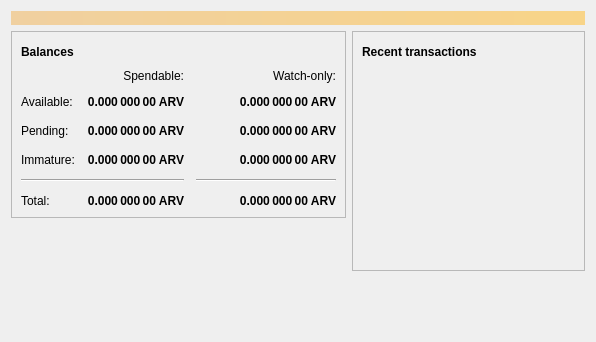
<?xml version="1.0" encoding="UTF-8"?>
<ui version="4.0">
 <class>OverviewPage</class>
 <widget class="QWidget" name="OverviewPage">
  <property name="geometry">
   <rect>
    <x>0</x>
    <y>0</y>
    <width>596</width>
    <height>342</height>
   </rect>
  </property>
  <property name="windowTitle">
   <string>Form</string>
  </property>
  <layout class="QVBoxLayout" name="topLayout">
   <item>
    <widget class="QLabel" name="labelAlerts">
     <property name="visible">
      <bool>false</bool>
     </property>
     <property name="styleSheet">
      <string notr="true">QLabel { background-color: qlineargradient(x1: 0, y1: 0, x2: 1, y2: 0, stop:0 #F0D0A0, stop:1 #F8D488); color:#000000; }</string>
     </property>
     <property name="wordWrap">
      <bool>true</bool>
     </property>
     <property name="margin">
      <number>3</number>
     </property>
     <property name="textInteractionFlags">
      <set>Qt::TextSelectableByMouse</set>
     </property>
    </widget>
   </item>
   <item>
    <layout class="QHBoxLayout" name="horizontalLayout" stretch="1,1">
     <item>
      <layout class="QVBoxLayout" name="verticalLayout_2">
       <item>
        <widget class="QFrame" name="frame">
         <property name="frameShape">
          <enum>QFrame::StyledPanel</enum>
         </property>
         <property name="frameShadow">
          <enum>QFrame::Raised</enum>
         </property>
         <layout class="QVBoxLayout" name="verticalLayout_4">
          <item>
           <layout class="QHBoxLayout" name="horizontalLayout_4">
            <item>
             <widget class="QLabel" name="label_5">
              <property name="font">
               <font>
                <weight>75</weight>
                <bold>true</bold>
               </font>
              </property>
              <property name="text">
               <string>Balances</string>
              </property>
             </widget>
            </item>
            <item>
             <widget class="QPushButton" name="labelWalletStatus">
              <property name="enabled">
               <bool>true</bool>
              </property>
              <property name="maximumSize">
               <size>
                <width>30</width>
                <height>16777215</height>
               </size>
              </property>
              <property name="toolTip">
               <string>The displayed information may be out of date. Your wallet automatically synchronizes with the Arvcoin network after a connection is established, but this process has not completed yet.</string>
              </property>
              <property name="text">
               <string/>
              </property>
              <property name="icon">
               <iconset resource="../bitcoin.qrc">
                <normaloff>:/icons/warning</normaloff>
                <disabledoff>:/icons/warning</disabledoff>:/icons/warning</iconset>
              </property>
              <property name="iconSize">
               <size>
                <width>24</width>
                <height>24</height>
               </size>
              </property>
              <property name="flat">
               <bool>true</bool>
              </property>
             </widget>
            </item>
            <item>
             <spacer name="horizontalSpacer_3">
              <property name="orientation">
               <enum>Qt::Horizontal</enum>
              </property>
              <property name="sizeHint" stdset="0">
               <size>
                <width>40</width>
                <height>20</height>
               </size>
              </property>
             </spacer>
            </item>
           </layout>
          </item>
          <item>
           <layout class="QGridLayout" name="gridLayout">
            <property name="spacing">
             <number>12</number>
            </property>
            <item row="2" column="2">
             <widget class="QLabel" name="labelWatchPending">
              <property name="font">
               <font>
                <weight>75</weight>
                <bold>true</bold>
               </font>
              </property>
              <property name="cursor">
               <cursorShape>IBeamCursor</cursorShape>
              </property>
              <property name="toolTip">
               <string>Unconfirmed transactions to watch-only addresses</string>
              </property>
              <property name="text">
               <string notr="true">0.000 000 00 ARV</string>
              </property>
              <property name="alignment">
               <set>Qt::AlignRight|Qt::AlignTrailing|Qt::AlignVCenter</set>
              </property>
              <property name="textInteractionFlags">
               <set>Qt::LinksAccessibleByMouse|Qt::TextSelectableByKeyboard|Qt::TextSelectableByMouse</set>
              </property>
             </widget>
            </item>
            <item row="2" column="1">
             <widget class="QLabel" name="labelUnconfirmed">
              <property name="font">
               <font>
                <weight>75</weight>
                <bold>true</bold>
               </font>
              </property>
              <property name="cursor">
               <cursorShape>IBeamCursor</cursorShape>
              </property>
              <property name="toolTip">
               <string>Total of transactions that have yet to be confirmed, and do not yet count toward the spendable balance</string>
              </property>
              <property name="text">
               <string notr="true">0.000 000 00 ARV</string>
              </property>
              <property name="alignment">
               <set>Qt::AlignRight|Qt::AlignTrailing|Qt::AlignVCenter</set>
              </property>
              <property name="textInteractionFlags">
               <set>Qt::LinksAccessibleByMouse|Qt::TextSelectableByKeyboard|Qt::TextSelectableByMouse</set>
              </property>
             </widget>
            </item>
            <item row="3" column="2">
             <widget class="QLabel" name="labelWatchImmature">
              <property name="font">
               <font>
                <weight>75</weight>
                <bold>true</bold>
               </font>
              </property>
              <property name="cursor">
               <cursorShape>IBeamCursor</cursorShape>
              </property>
              <property name="toolTip">
               <string>Mined balance in watch-only addresses that has not yet matured</string>
              </property>
              <property name="text">
               <string notr="true">0.000 000 00 ARV</string>
              </property>
              <property name="alignment">
               <set>Qt::AlignRight|Qt::AlignTrailing|Qt::AlignVCenter</set>
              </property>
              <property name="textInteractionFlags">
               <set>Qt::LinksAccessibleByMouse|Qt::TextSelectableByKeyboard|Qt::TextSelectableByMouse</set>
              </property>
             </widget>
            </item>
            <item row="4" column="0" colspan="2">
             <widget class="Line" name="line">
              <property name="orientation">
               <enum>Qt::Horizontal</enum>
              </property>
             </widget>
            </item>
            <item row="4" column="2">
             <widget class="Line" name="lineWatchBalance">
              <property name="sizePolicy">
               <sizepolicy hsizetype="Preferred" vsizetype="Fixed">
                <horstretch>0</horstretch>
                <verstretch>0</verstretch>
               </sizepolicy>
              </property>
              <property name="minimumSize">
               <size>
                <width>140</width>
                <height>0</height>
               </size>
              </property>
              <property name="orientation">
               <enum>Qt::Horizontal</enum>
              </property>
             </widget>
            </item>
            <item row="5" column="0">
             <widget class="QLabel" name="labelTotalText">
              <property name="text">
               <string>Total:</string>
              </property>
             </widget>
            </item>
            <item row="3" column="1">
             <widget class="QLabel" name="labelImmature">
              <property name="font">
               <font>
                <weight>75</weight>
                <bold>true</bold>
               </font>
              </property>
              <property name="cursor">
               <cursorShape>IBeamCursor</cursorShape>
              </property>
              <property name="toolTip">
               <string>Mined balance that has not yet matured</string>
              </property>
              <property name="text">
               <string notr="true">0.000 000 00 ARV</string>
              </property>
              <property name="alignment">
               <set>Qt::AlignRight|Qt::AlignTrailing|Qt::AlignVCenter</set>
              </property>
              <property name="textInteractionFlags">
               <set>Qt::LinksAccessibleByMouse|Qt::TextSelectableByKeyboard|Qt::TextSelectableByMouse</set>
              </property>
             </widget>
            </item>
            <item row="2" column="3">
             <spacer name="horizontalSpacer_2">
              <property name="orientation">
               <enum>Qt::Horizontal</enum>
              </property>
              <property name="sizeHint" stdset="0">
               <size>
                <width>40</width>
                <height>20</height>
               </size>
              </property>
             </spacer>
            </item>
            <item row="3" column="0">
             <widget class="QLabel" name="labelImmatureText">
              <property name="text">
               <string>Immature:</string>
              </property>
             </widget>
            </item>
            <item row="5" column="1">
             <widget class="QLabel" name="labelTotal">
              <property name="font">
               <font>
                <weight>75</weight>
                <bold>true</bold>
               </font>
              </property>
              <property name="cursor">
               <cursorShape>IBeamCursor</cursorShape>
              </property>
              <property name="toolTip">
               <string>Your current total balance</string>
              </property>
              <property name="text">
               <string notr="true">0.000 000 00 ARV</string>
              </property>
              <property name="alignment">
               <set>Qt::AlignRight|Qt::AlignTrailing|Qt::AlignVCenter</set>
              </property>
              <property name="textInteractionFlags">
               <set>Qt::LinksAccessibleByMouse|Qt::TextSelectableByKeyboard|Qt::TextSelectableByMouse</set>
              </property>
             </widget>
            </item>
            <item row="5" column="2">
             <widget class="QLabel" name="labelWatchTotal">
              <property name="font">
               <font>
                <weight>75</weight>
                <bold>true</bold>
               </font>
              </property>
              <property name="cursor">
               <cursorShape>IBeamCursor</cursorShape>
              </property>
              <property name="toolTip">
               <string>Current total balance in watch-only addresses</string>
              </property>
              <property name="text">
               <string notr="true">0.000 000 00 ARV</string>
              </property>
              <property name="alignment">
               <set>Qt::AlignRight|Qt::AlignTrailing|Qt::AlignVCenter</set>
              </property>
              <property name="textInteractionFlags">
               <set>Qt::LinksAccessibleByMouse|Qt::TextSelectableByKeyboard|Qt::TextSelectableByMouse</set>
              </property>
             </widget>
            </item>
            <item row="0" column="2">
             <widget class="QLabel" name="labelWatchonly">
              <property name="text">
               <string>Watch-only:</string>
              </property>
              <property name="alignment">
               <set>Qt::AlignRight|Qt::AlignTrailing|Qt::AlignVCenter</set>
              </property>
             </widget>
            </item>
            <item row="1" column="0">
             <widget class="QLabel" name="labelBalanceText">
              <property name="text">
               <string>Available:</string>
              </property>
             </widget>
            </item>
            <item row="1" column="1">
             <widget class="QLabel" name="labelBalance">
              <property name="font">
               <font>
                <weight>75</weight>
                <bold>true</bold>
               </font>
              </property>
              <property name="cursor">
               <cursorShape>IBeamCursor</cursorShape>
              </property>
              <property name="toolTip">
               <string>Your current spendable balance</string>
              </property>
              <property name="text">
               <string notr="true">0.000 000 00 ARV</string>
              </property>
              <property name="alignment">
               <set>Qt::AlignRight|Qt::AlignTrailing|Qt::AlignVCenter</set>
              </property>
              <property name="textInteractionFlags">
               <set>Qt::LinksAccessibleByMouse|Qt::TextSelectableByKeyboard|Qt::TextSelectableByMouse</set>
              </property>
             </widget>
            </item>
            <item row="1" column="2">
             <widget class="QLabel" name="labelWatchAvailable">
              <property name="font">
               <font>
                <weight>75</weight>
                <bold>true</bold>
               </font>
              </property>
              <property name="cursor">
               <cursorShape>IBeamCursor</cursorShape>
              </property>
              <property name="toolTip">
               <string>Your current balance in watch-only addresses</string>
              </property>
              <property name="text">
               <string notr="true">0.000 000 00 ARV</string>
              </property>
              <property name="alignment">
               <set>Qt::AlignRight|Qt::AlignTrailing|Qt::AlignVCenter</set>
              </property>
              <property name="textInteractionFlags">
               <set>Qt::LinksAccessibleByMouse|Qt::TextSelectableByKeyboard|Qt::TextSelectableByMouse</set>
              </property>
             </widget>
            </item>
            <item row="2" column="0">
             <widget class="QLabel" name="labelPendingText">
              <property name="text">
               <string>Pending:</string>
              </property>
             </widget>
            </item>
            <item row="0" column="1">
             <widget class="QLabel" name="labelSpendable">
              <property name="text">
               <string>Spendable:</string>
              </property>
              <property name="alignment">
               <set>Qt::AlignRight|Qt::AlignTrailing|Qt::AlignVCenter</set>
              </property>
             </widget>
            </item>
           </layout>
          </item>
         </layout>
        </widget>
       </item>
       <item>
        <spacer name="verticalSpacer">
         <property name="orientation">
          <enum>Qt::Vertical</enum>
         </property>
         <property name="sizeHint" stdset="0">
          <size>
           <width>20</width>
           <height>40</height>
          </size>
         </property>
        </spacer>
       </item>
      </layout>
     </item>
     <item>
      <layout class="QVBoxLayout" name="verticalLayout_3">
       <item>
        <widget class="QFrame" name="frame_2">
         <property name="frameShape">
          <enum>QFrame::StyledPanel</enum>
         </property>
         <property name="frameShadow">
          <enum>QFrame::Raised</enum>
         </property>
         <layout class="QVBoxLayout" name="verticalLayout">
          <item>
           <layout class="QHBoxLayout" name="horizontalLayout_2">
            <item>
             <widget class="QLabel" name="label_4">
              <property name="font">
               <font>
                <weight>75</weight>
                <bold>true</bold>
               </font>
              </property>
              <property name="text">
               <string>Recent transactions</string>
              </property>
             </widget>
            </item>
            <item>
             <widget class="QPushButton" name="labelTransactionsStatus">
              <property name="enabled">
               <bool>true</bool>
              </property>
              <property name="maximumSize">
               <size>
                <width>30</width>
                <height>16777215</height>
               </size>
              </property>
              <property name="toolTip">
               <string>The displayed information may be out of date. Your wallet automatically synchronizes with the Arvcoin network after a connection is established, but this process has not completed yet.</string>
              </property>
              <property name="text">
               <string/>
              </property>
              <property name="icon">
               <iconset resource="../bitcoin.qrc">
                <normaloff>:/icons/warning</normaloff>
                <disabledoff>:/icons/warning</disabledoff>:/icons/warning</iconset>
              </property>
              <property name="iconSize">
               <size>
                <width>24</width>
                <height>24</height>
               </size>
              </property>
              <property name="flat">
               <bool>true</bool>
              </property>
             </widget>
            </item>
            <item>
             <spacer name="horizontalSpacer">
              <property name="orientation">
               <enum>Qt::Horizontal</enum>
              </property>
              <property name="sizeHint" stdset="0">
               <size>
                <width>40</width>
                <height>20</height>
               </size>
              </property>
             </spacer>
            </item>
           </layout>
          </item>
          <item>
           <widget class="QListView" name="listTransactions">
            <property name="styleSheet">
             <string notr="true">QListView { background: transparent; }</string>
            </property>
            <property name="frameShape">
             <enum>QFrame::NoFrame</enum>
            </property>
            <property name="verticalScrollBarPolicy">
             <enum>Qt::ScrollBarAlwaysOff</enum>
            </property>
            <property name="horizontalScrollBarPolicy">
             <enum>Qt::ScrollBarAlwaysOff</enum>
            </property>
            <property name="selectionMode">
             <enum>QAbstractItemView::NoSelection</enum>
            </property>
           </widget>
          </item>
         </layout>
        </widget>
       </item>
       <item>
        <spacer name="verticalSpacer_2">
         <property name="orientation">
          <enum>Qt::Vertical</enum>
         </property>
         <property name="sizeHint" stdset="0">
          <size>
           <width>20</width>
           <height>40</height>
          </size>
         </property>
        </spacer>
       </item>
      </layout>
     </item>
    </layout>
   </item>
  </layout>
 </widget>
 <resources/>
 <connections/>
</ui>
